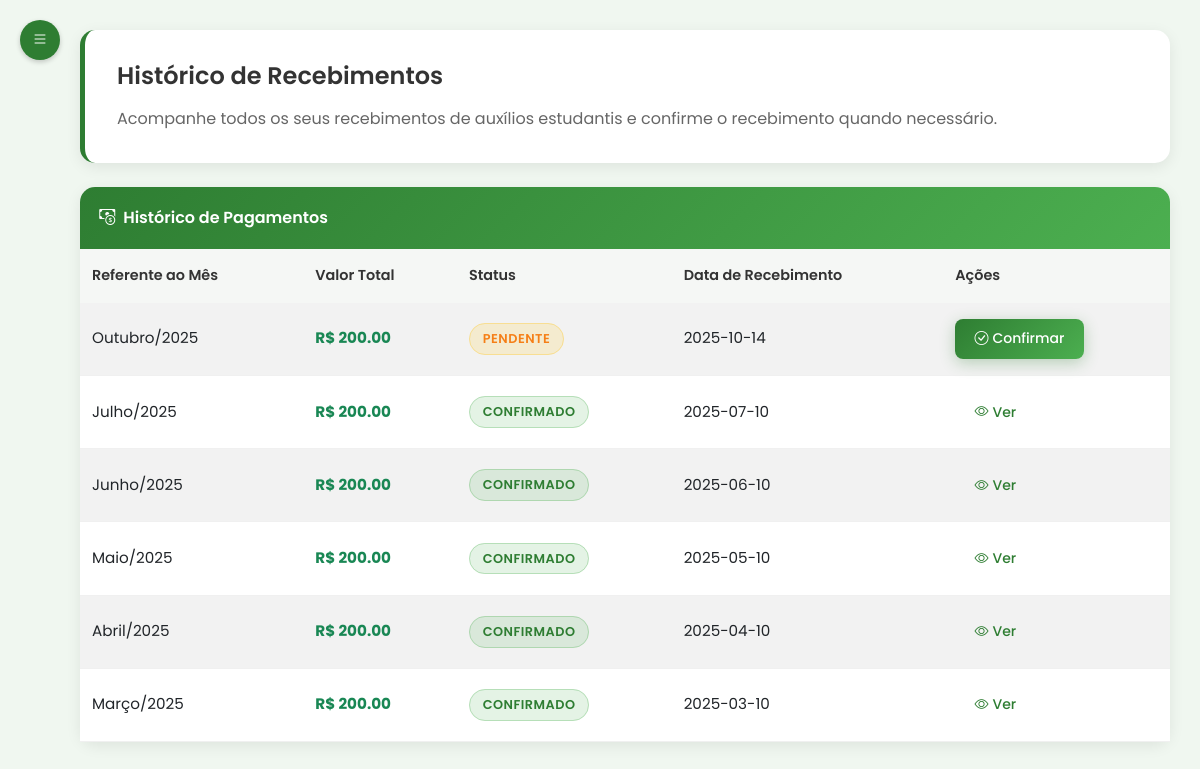
Before: /aluno/recebimentos (signed in) with the older database file.
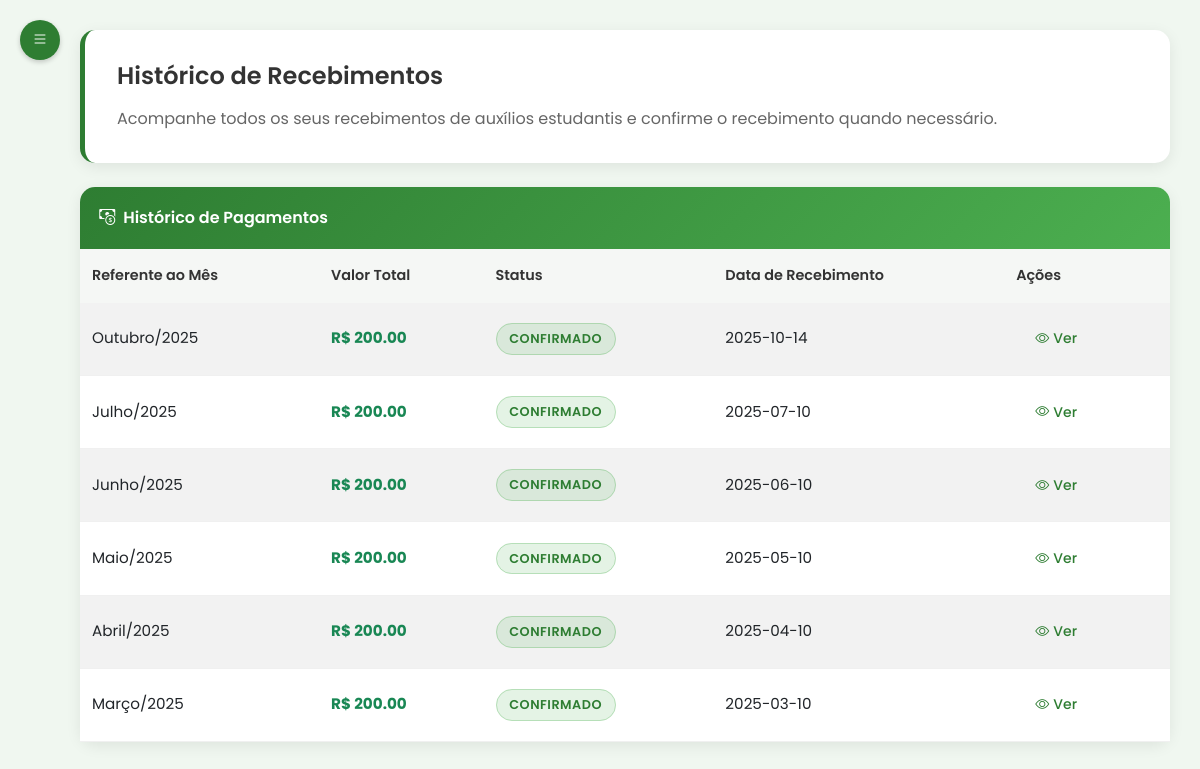
After: the same page with the newer database file.
### tables this page shows
CREATE TABLE recebimento (
    id_recebimento INTEGER PRIMARY KEY AUTOINCREMENT,
    id_auxilio INTEGER NOT NULL,
    mes_referencia TEXT NOT NULL,
    ano_referencia INTEGER NOT NULL,
    valor REAL NOT NULL,
    data_recebimento DATE NOT NULL,
    status TEXT NOT NULL CHECK (status IN ('confirmado', 'pendente', 'cancelado')),
    observacoes TEXT DEFAULT '', data_confirmacao DATE, comprovante_transporte TEXT, comprovante_moradia TEXT,
    FOREIGN KEY (id_auxilio) REFERENCES auxilio(id_auxilio) ON DELETE CASCADE
);

### routes/aluno/recebimentos_routes.py (the view)
@router.get("/recebimentos")
@requer_autenticacao(["aluno"])
async def get_recebimentos(request: Request, usuario_logado: dict = None):
    if not usuario_logado['completo']:
        return RedirectResponse("/aluno/perfil", status_code=303)
    aluno = usuario_repo.obter_usuario_por_matricula(usuario_logado['matricula'])
    recebimentos = recebimento_repo.obter_por_aluno(usuario_logado['id'])
    response = templates.TemplateResponse("/aluno/recebimentos.html", {
        "request": request,
        "aluno": aluno,
        "recebimentos": recebimentos
    })
    return response

### templates/aluno/recebimentos.html (shortened to what this page needs)
{% extends 'base2.html' %}
{% set active_page = 'recebimentos' %}
{% block head %}
    <link rel="stylesheet" href="/static/css/recebimentos_aluno.css">
{% endblock %}
{% block content %}
<div class="main-content" id="mainContent">
    <div class="welcome-banner mb-4">
        <div class="row align-items-center">
            <div class="col-12">
                <div class="d-flex align-items-center mb-3">
                    <h4 class="mb-0">Histórico de Recebimentos</h4>
                </div>
                <p>Acompanhe todos os seus recebimentos de auxílios estudantis e confirme o recebimento quando necessário.</p>
            </div>
        </div>
    </div>
    <div class="row">
        <div class="col-12">
            <div class="card">
                <div class="card-header d-flex justify-content-between align-items-center">
                    <span><i class="bi bi-cash-coin me-2"></i>Histórico de Pagamentos</span>
                </div>
                <div class="card-body p-0">
                    <div class="table-responsive">
                        <table class="table table-striped mb-0" id="tabelaRecebimentos">
                            <thead>
                                <tr>
                                    <th>Referente ao Mês</th>
                                    <th>Valor Total</th>
                                    <th>Status</th>
                                    <th>Data de Recebimento</th>
                                    <th>Ações</th>
                                </tr>
                            </thead>
                            <tbody>
                                {% if recebimentos %}
                                    {% for recebimento in recebimentos %}
                                    <tr>
                                        <td>{{ recebimento.mes_referencia }}/{{ recebimento.ano_referencia }}</td>
                                        <td class="fw-bold text-success">R$ {{ "%.2f"|format(recebimento.valor_total) }}</td>
                                        <td>
                                            <span class="status-badge
                                                {% if recebimento.status == 'confirmado' %}status-deferido
                                                {% elif recebimento.status == 'pendente' %}status-pendente
                                                {% else %}status-indeferido{% endif %}">
                                                {% if recebimento.status == 'confirmado' %}Confirmado
                                                {% elif recebimento.status == 'pendente' %}Pendente
                                                {% else %}{{ recebimento.status|title }}{% endif %}
                                            </span>
                                        </td>
                                        <td>{{ recebimento.data_recebimento }}</td>
                                        <td>
                                            {% if recebimento.status == 'pendente' %}
                                                <button class="btn btn-sm btn-success"
                                                    data-mes="{{ recebimento.mes_referencia }}"
                                                    data-ano="{{ recebimento.ano_referencia }}"
                                                    data-valor="{{ recebimento.valor_total }}"
                                                    data-auxilios='{{ recebimento.auxilios|tojson }}'
                                                    onclick="abrirModalConfirmacao(this.dataset.mes, this.dataset.ano, parseFloat(this.dataset.valor), JSON.parse(this.dataset.auxilios))">
                                                    <i class="bi bi-check-circle me-1"></i>Confirmar
                                                </button>
                                            {% else %}
                                                <button class="btn btn-sm btn-outline-info"
                                                    data-mes="{{ recebimento.mes_referencia }}"
                                                    data-ano="{{ recebimento.ano_referencia }}"
                                                    data-auxilios='{{ recebimento.auxilios|tojson }}'
                                                    onclick="mostrarDetalhes(this.dataset.mes, this.dataset.ano, JSON.parse(this.dataset.auxilios))">
                                                    <i class="bi bi-eye me-1"></i>Ver
                                                </button>
                                            {% endif %}
                                        </td>
                                    </tr>
                                    {% endfor %}
                                {% endif %}
                            </tbody>
                        </table>
                    </div>
                </div>
            </div>
        </div>
    </div>
</div>
{% endblock %}

### templates/base2.html (shortened to what this page needs)
<!DOCTYPE html>
<html lang="pt-br">
	<head>
		<link href="https://cdn.jsdelivr.net/npm/bootstrap@5.3.0-alpha1/dist/css/bootstrap.min.css" rel="stylesheet" />
		<link rel="stylesheet" href="https://cdn.jsdelivr.net/npm/bootstrap-icons@1.10.0/font/bootstrap-icons.css" />
		<link rel="stylesheet" href="/static/css/styles.css" />
		{% block head %}{% endblock %}
	</head>
	<body>
		<div class="page-wrapper">
		<button class="menu-toggle visible" id="menuToggle">
			<i class="bi bi-list"></i>
		</button>
	<div class="content-wrapper" style="flex: 1;">
		{% block content %}{% endblock %}
    </body>
</html>

### static/css/styles.css (style rules this page uses)
:root { --ifes-green: #2E7D32; --ifes-red: #C62828; --ifes-light-green: #4CAF50; --ifes-light-gray: #f5f5f5; --ifes-dark-gray: #333333; --calendar-primary: #2E7D32; --calendar-secondary: #4CAF50; --calendar-accent: #81C784; --calendar-light: #E8F5E9; --calendar-text: #1B5E20; }
body { background-color: #fff !important; font-family: 'Poppins', Arial, Helvetica, sans-serif; }
.main-content { margin-left: 0; padding: 30px; transition: none; position: relative; z-index: 1; }
.card { border: none; border-radius: 10px; box-shadow: 0 4px 12px rgba(0, 0, 0, 0.05); margin-bottom: 20px; transition: transform 0.3s; }
.card-header { background-color: var(--ifes-green); color: white; border-radius: 10px 10px 0 0 !important; padding: 15px 20px; font-weight: 600; }
.card-body { padding: 20px; }
.status-badge { padding: 8px 15px; border-radius: 20px; font-weight: 500; font-size: 0.9rem; }
.status-deferido { background-color: #D4EDDA; color: #155724; }
.welcome-banner { background-color: white; border-radius: 10px; padding: 20px; margin-bottom: 30px; box-shadow: 0 4px 12px rgba(0, 0, 0, 0.05); }
.welcome-banner p { color: #666; margin-bottom: 0; }
.menu-toggle { position: fixed; top: 20px; left: 20px; z-index: 1040; background-color: var(--ifes-green); color: white; border: none; border-radius: 50%; width: 40px; height: 40px; display: flex; align-items: center; justify-content: center; cursor: pointer; box-shadow: 0 2px 5px rgba(0, 0, 0, 0.2); display: none; }
.menu-toggle.visible { display: flex; }

### static/css/recebimentos_aluno.css (style rules this page uses)
:root { --ifes-green: #2E7D32; --ifes-red: #C62828; --ifes-light-green: #4CAF50; --ifes-light-gray: #f5f7f5; --ifes-dark-gray: #333333; --ifes-bg-color: #f0f7f0; --ifes-hover-bg: #e8f5e8; }
html, body, .body-cadastro-login { font-family: 'Poppins', Arial, Helvetica, sans-serif !important; background-color: #f0f7f0 !important; }
body, .main-content, .container, .card, .table, h2, h3, h4, h5, h6, .btn, .form-select, .modal-content { font-family: 'Poppins', sans-serif !important; }
.main-content { padding: 30px; padding-left: 80px; transition: all 0.4s cubic-bezier(0.4, 0, 0.2, 1); position: relative; z-index: 1; margin-left: 0; }
.welcome-banner { background: white; color: var(--ifes-dark-gray); padding: 2rem; border-radius: 15px; border-left: 5px solid var(--ifes-green); box-shadow: 0 4px 15px rgba(0, 0, 0, 0.08); margin-bottom: 2rem; transition: all 0.3s ease; }
.welcome-banner h4 { color: var(--ifes-dark-gray); font-weight: 600; margin-bottom: 0.5rem; }
.welcome-banner p { color: #666666; margin-bottom: 0; font-size: 1rem; }
.card { border: none; border-radius: 15px; box-shadow: 0 4px 15px rgba(0, 0, 0, 0.08); transition: all 0.3s ease; background: white; margin-bottom: 1.5rem; }
.card-header { background: linear-gradient(135deg, var(--ifes-green) 0%, var(--ifes-light-green) 100%); color: white; border: none; border-radius: 15px 15px 0 0 !important; padding: 1.2rem; font-weight: 600; font-size: 1rem; }
.card-body { padding: 1.5rem; }
.status-badge { padding: 0.4rem 0.8rem; border-radius: 20px; font-size: 0.8rem; font-weight: 600; text-transform: uppercase; letter-spacing: 0.5px; }
.status-deferido { background-color: rgba(76, 175, 80, 0.15); color: var(--ifes-green); border: 1px solid rgba(76, 175, 80, 0.3); }
.table { font-size: 0.95rem; }
.table th { background-color: var(--ifes-light-gray); color: var(--ifes-dark-gray); font-weight: 600; border: none; padding: 1rem 0.75rem; font-size: 0.9rem; }
.table td { padding: 1rem 0.75rem; vertical-align: middle; border-bottom: 1px solid #f0f0f0; }
.btn { border-radius: 8px; font-weight: 500; transition: all 0.3s ease; border: none; padding: 0.6rem 1.2rem; }
.btn-outline-info { color: var(--ifes-green); border-color: var(--ifes-green); }

### templates/base2.html (style rules this page uses)
.menu-toggle { z-index: 1100 !important; }
html, body { height: 100%; }
body { display: flex; flex-direction: column; min-height: 100vh; }
.page-wrapper { flex: 1; display: flex; flex-direction: column; }
.main-content { flex: 1; }

Changed rows visible on the page:
changed recebimento "Outubro": text "PENDENTE Confirmar" → "CONFIRMADO Ver"
